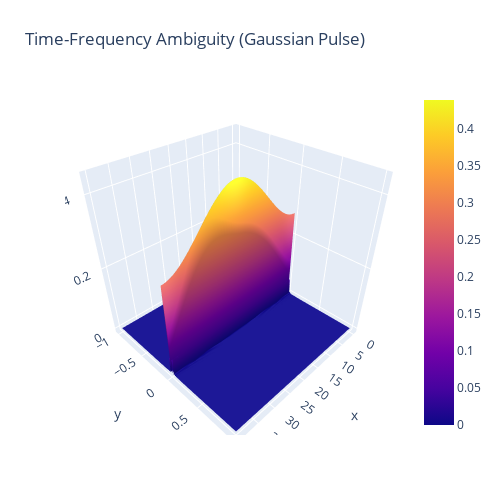

Notebook cell for this chart:
### Code cell
compute_ambiguity(S_gauss,'Time-Frequency Ambiguity (Gaussian Pulse)')

### Figure 1 — Plotly figure (JSON) as saved in the notebook; plotly's stock layout.template omitted (floating-point values rounded to 4 significant figures; data arrays with more than 128 entries replaced by an {"elided": "..."} marker saying what was removed)
{"data": [{"type": "surface", "x": {"elided": "200 float values"}, "y": {"elided": "200 float values"}, "z": {"elided": "200x200 float values"}}], "layout": {"autosize": true, "height": 500, "margin": {"b": 65, "l": 65, "r": 50, "t": 90}, "title": {"text": "Time-Frequency Ambiguity (Gaussian Pulse)"}, "width": 500}}
